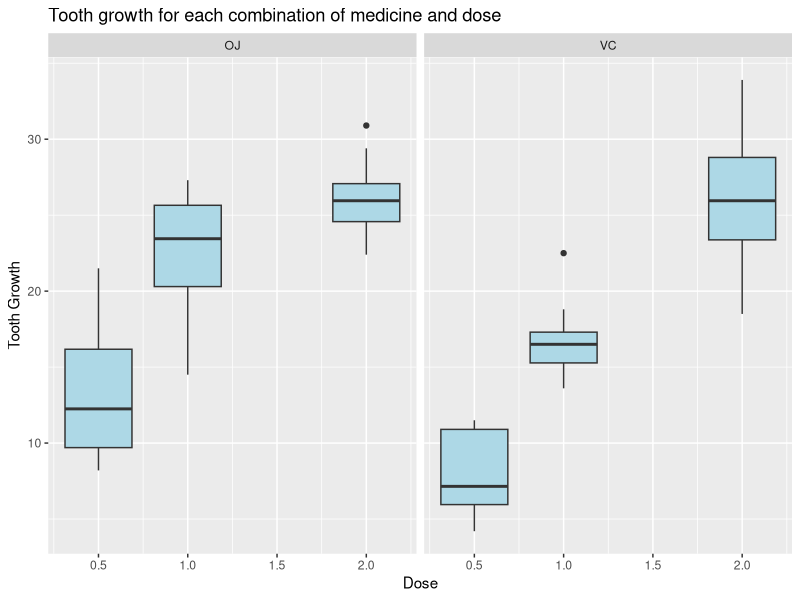
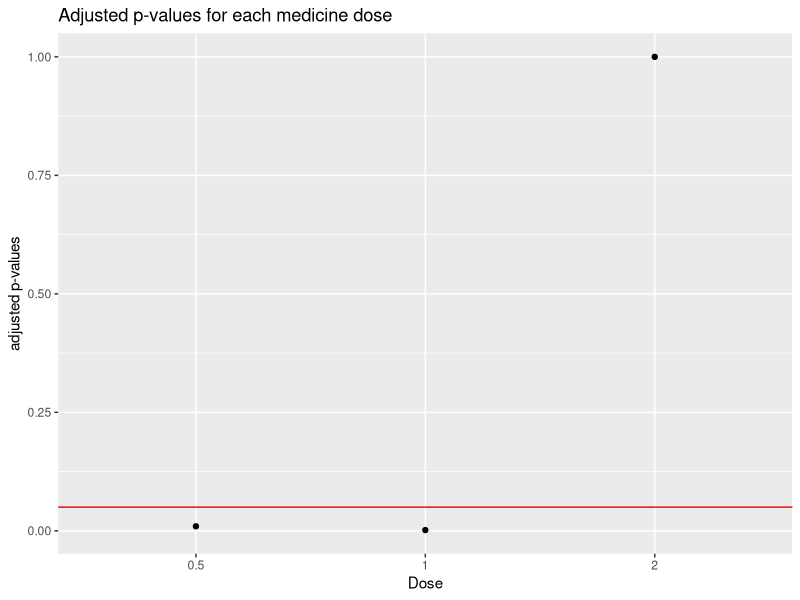

These figures' R source, in order:
## ---- chunk 1
knitr::opts_chunk$set(echo = TRUE)
library(ggplot2)
library(dplyr)
## ---- chunk 2
data(ToothGrowth)
str(ToothGrowth)
summary(ToothGrowth)
table(ToothGrowth$supp, ToothGrowth$dose)
## ---- chunk 3
g_boxplot <- ggplot(ToothGrowth, aes(dose, len)) +
    facet_grid(. ~ supp) +
    geom_boxplot(aes(group = dose), fill = "lightblue") + 
    labs(x = "Dose", y = "Tooth Growth", title = "Tooth growth for each combination of medicine and dose")

suppressMessages(print(g_boxplot))
## ---- chunk 4
oj0.5 <- filter(ToothGrowth, supp == "OJ" & dose == .5)$len
oj1 <- filter(ToothGrowth, supp == "OJ" & dose == 1)$len
oj2 <- filter(ToothGrowth, supp == "OJ" & dose == 2)$len
vc0.5 <- filter(ToothGrowth, supp == "VC" & dose == .5)$len
vc1 <- filter(ToothGrowth, supp == "VC" & dose == 1)$len
vc2 <- filter(ToothGrowth, supp == "VC" & dose == 2)$len
## ---- chunk 5
p0.5 <- t.test(oj0.5, vc0.5)$p.value/2
p1 <- t.test(oj1, vc1)$p.value/2
p2 <- t.test(oj2, vc2)$p.value
pvalues <- c(p0.5, p1, p2)
## ---- chunk 6
pvalues <- p.adjust(pvalues, method = "bonferroni")
pvalues
## ---- chunk 7

g_accept <- ggplot(data.frame(cbind(dose = c(.5, 1, 2), pvalues)),
                   aes(factor(dose), pvalues)) +
    geom_point() +
    geom_hline(yintercept = 0.05, colour = "red") + 
    labs(x = "Dose", y = "adjusted p-values", title = "Adjusted p-values for each medicine dose")

suppressMessages(print(g_accept))

